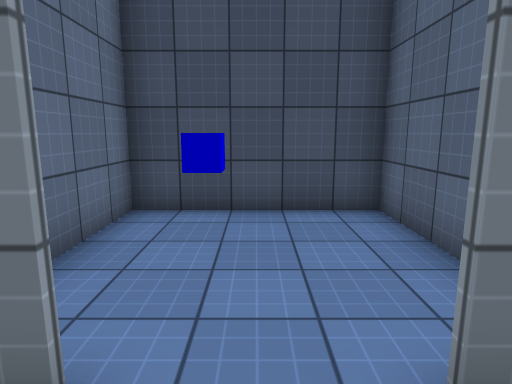
[1] (above)

20 first-person views from a walk through a scene from a Unity 3-D project. The camera is 1.5 m above the floor, tilts 10° down and sees 75° across. Doors are open. The floor is counted in squares, 1 m on a side. Each view is taken from the middle of a square. On the plan, view 1 faces up. The plan holds only what a view shows up to about 15 squares ahead; the rest is blank. The player character is not drawn. Surface patterns are stand-ins for the level's own textures.

[2]
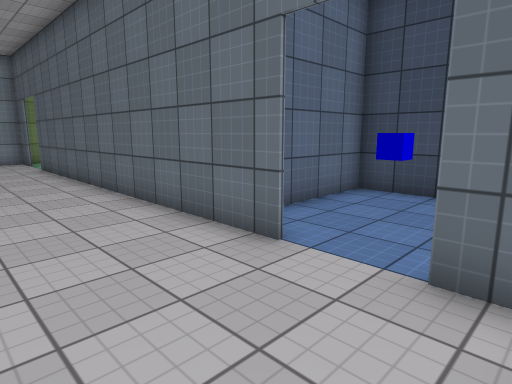

[3]
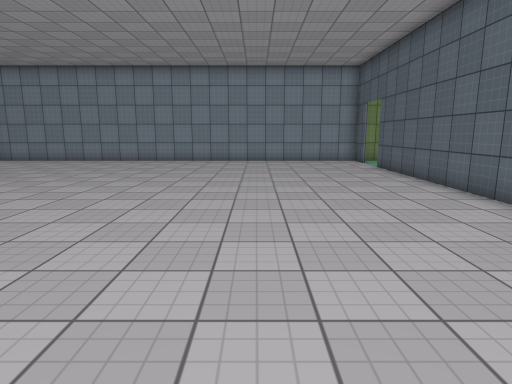

[4]
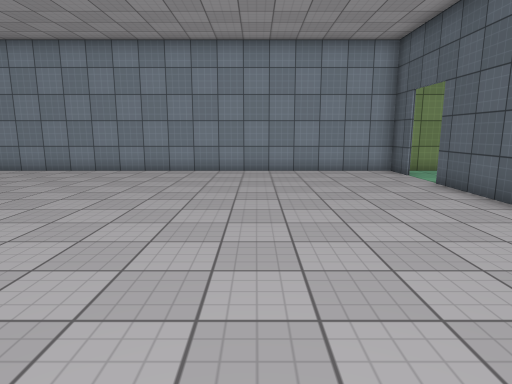

[5]
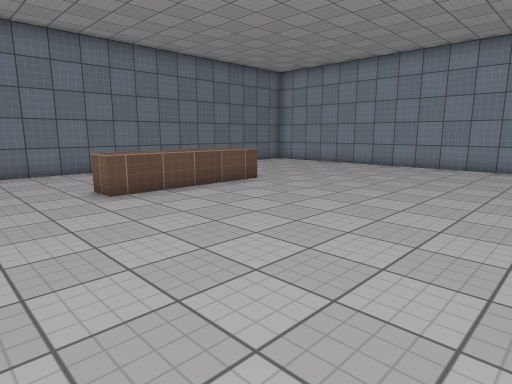

[6]
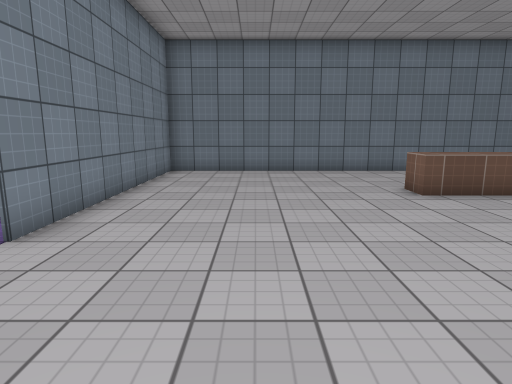

[7]
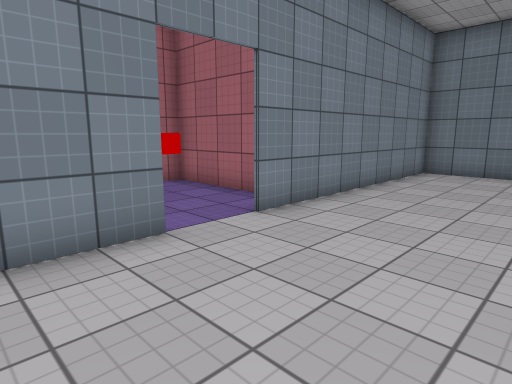

[8]
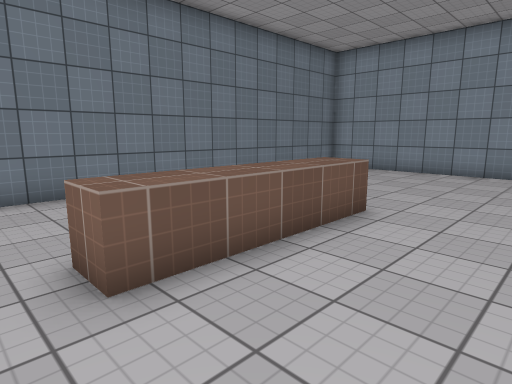

[9]
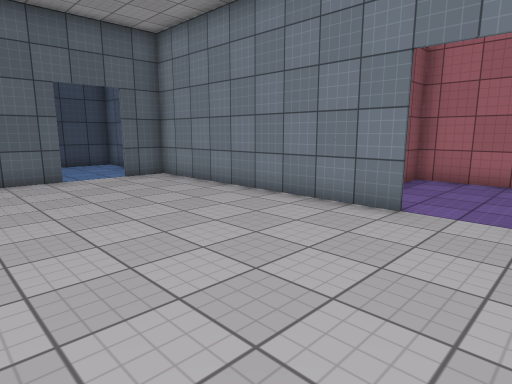

[10]
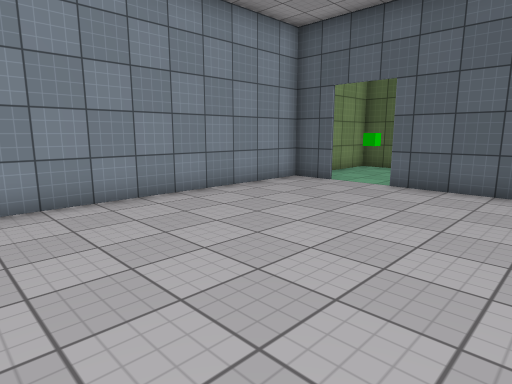

[11]
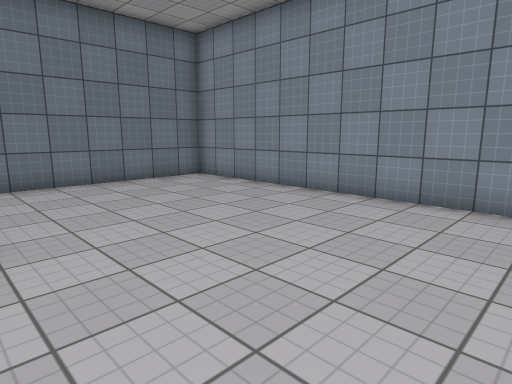

[12]
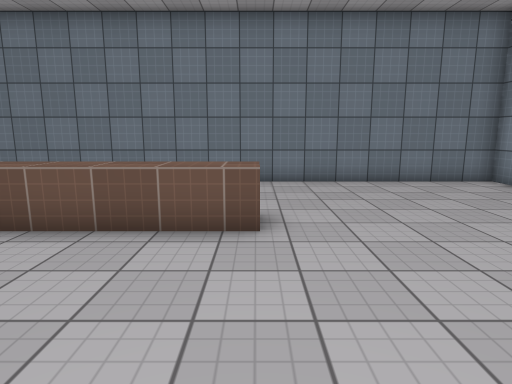

[13]
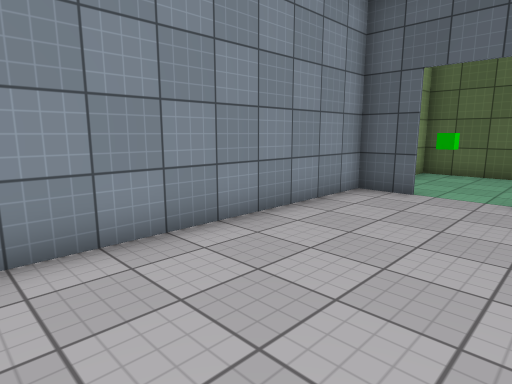

[14]
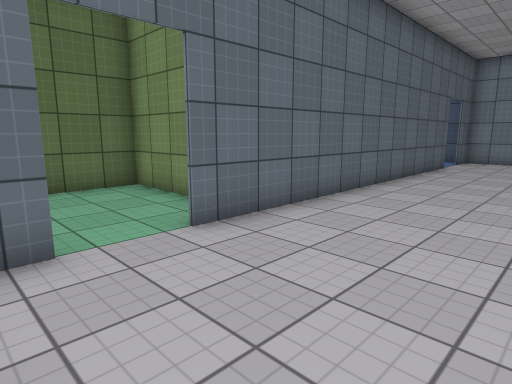

[15]
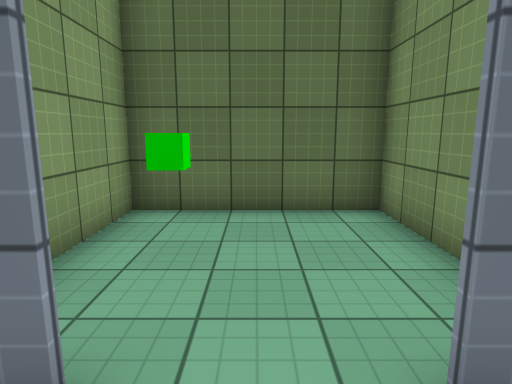

[16]
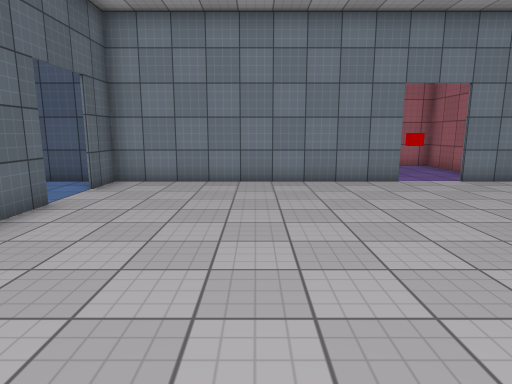

[17]
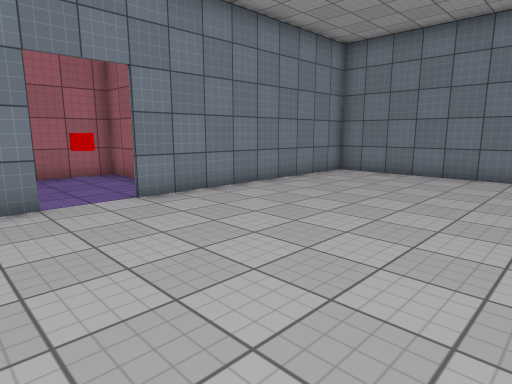

[18]
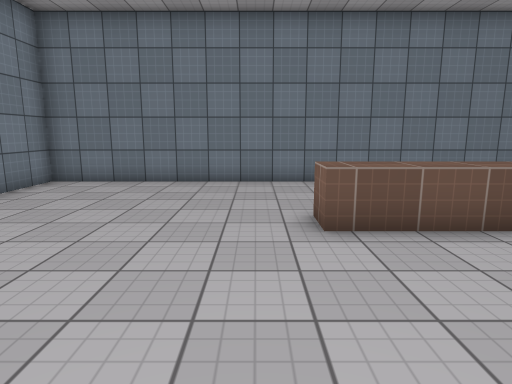

[19]
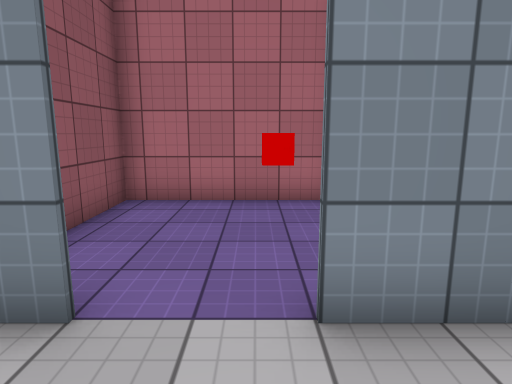

[20]
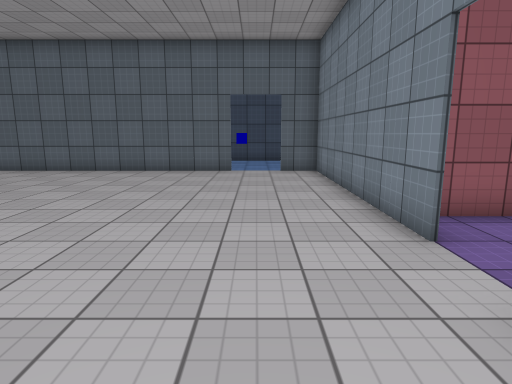

### Floor plan
Points are (right, up) in squares from view 1. A wall is a line through its corners. A room is listed if a view was taken in it or the views show most of it. See-through windows are left out.
Room 1 (views 1, 2, 3, 4, 5, 6, 7, 8, 9, 10, 11, 12, 13, 14, 15, 16, 17, 18, 19, 20)
walls: (2.4, -7.6) (2.4, 1.5) (1, 1.5); (-0.9, 1.5) (-14, 1.5); (-15.9, 1.5) (-17.4, 1.5) (-17.4, -18.4) (2.4, -18.4) (2.4, -9.5)
low walls: (-10.1, -13) (-5.1, -13) (-5.1, -14)
ways out: open door at (0, 1.5) to room 2; open door at (-15, 1.5) to room 3; open door at (2.5, -8.5) to room 4
Room 2 (no view inside)
walls: (2.4, 2.2) (2.4, 6.4) (-2.4, 6.4) (-2.4, 3.2)
ways out: open door at (0, 1.5) to room 1
objects: other object (-1, 4) to (-1, 5)
Room 3 (no view inside)
walls: (-12.5, 3.6) (-12.5, 6.4) (-17.4, 6.4) (-17.4, 2.1)
ways out: open door at (-15, 1.5) to room 1
objects: other object (-16, 5)
Room 4 (no view inside)
walls: (4, -11) (7.4, -11) (7.4, -6.1) (3.4, -6.1)
ways out: open door at (2.5, -8.5) to room 1
objects: other object (5, -9) to (6, -9)

Where each view was taken, in squares from view 1:
view 1: 0 up, 0 right, facing up
view 2: 2 down, 2 right, facing up-left
view 3: 4 down, 1 right, facing left
view 4: 4 down, 4 left, facing left
view 5: 5 down, 2 left, facing down-left
view 6: 5 down, 1 left, facing down
view 7: 5 down, 2 left, facing down-right
view 8: 10 down, 4 left, facing down-left
view 9: 10 down, 4 left, facing up-right
view 10: 8 down, 10 left, facing up-left
view 11: 8 down, 10 left, facing down-left
view 12: 8 down, 10 left, facing down
view 13: 7 down, 13 left, facing up-left
view 14: 3 down, 17 left, facing up-right
view 15: 0 up, 15 left, facing up
view 16: 3 down, 8 left, facing right
view 17: 6 down, 5 left, facing down-right
view 18: 8 down, 4 left, facing down
view 19: 9 down, 0 right, facing right
view 20: 12 down, 0 right, facing up
